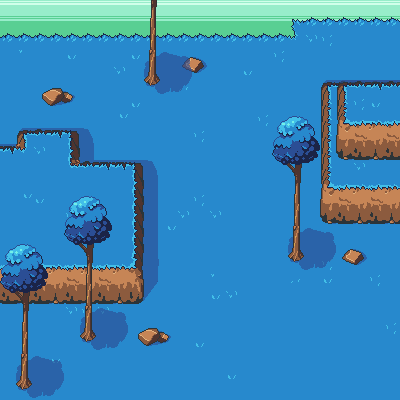

This game map was drawn from its Tiled (.tmx) file and the tilesets committed beside it. A one-line description and the trimmed map source follow:
An orthogonal 25x25 tile map with 16x16 px tiles, 7 tile layers (Bg, Base, Cliffs, Trees-shadows, ...).

<map version="1.2" tiledversion="1.2.5" orientation="orthogonal" renderorder="right-down" width="25" height="25" tilewidth="16" tileheight="16" infinite="0" nextlayerid="11" nextobjectid="1">
 <tileset firstgid="1" source="namek-tileset.tsx" />
 <layer id="10" name="Bg" width="25" height="25">
  <data>[625 cells, 625 non-empty, 3 distinct tile ids]</data>
 </layer>
 <layer id="3" name="Base" width="25" height="25">
  <data>[625 cells, 582 non-empty, 10 distinct tile ids]</data>
 </layer>
 <layer id="4" name="Cliffs" width="25" height="25">
  <data>[625 cells, 155 non-empty, 35 distinct tile ids]</data>
 </layer>
 <layer id="7" name="Trees-shadows" width="25" height="25">
  <data>[625 cells, 47 non-empty, 14 distinct tile ids]</data>
 </layer>
 <layer id="5" name="Cliffs-2" width="25" height="25" locked="1">
  <data>[625 cells, 20 non-empty, 16 distinct tile ids]</data>
 </layer>
 <layer id="8" name="Tree" width="25" height="25">
  <data>[625 cells, 90 non-empty, 24 distinct tile ids]</data>
 </layer>
 <layer id="9" name="Tree-crown" width="25" height="25">
  <data>[625 cells, 36 non-empty, 12 distinct tile ids]</data>
 </layer>
</map>